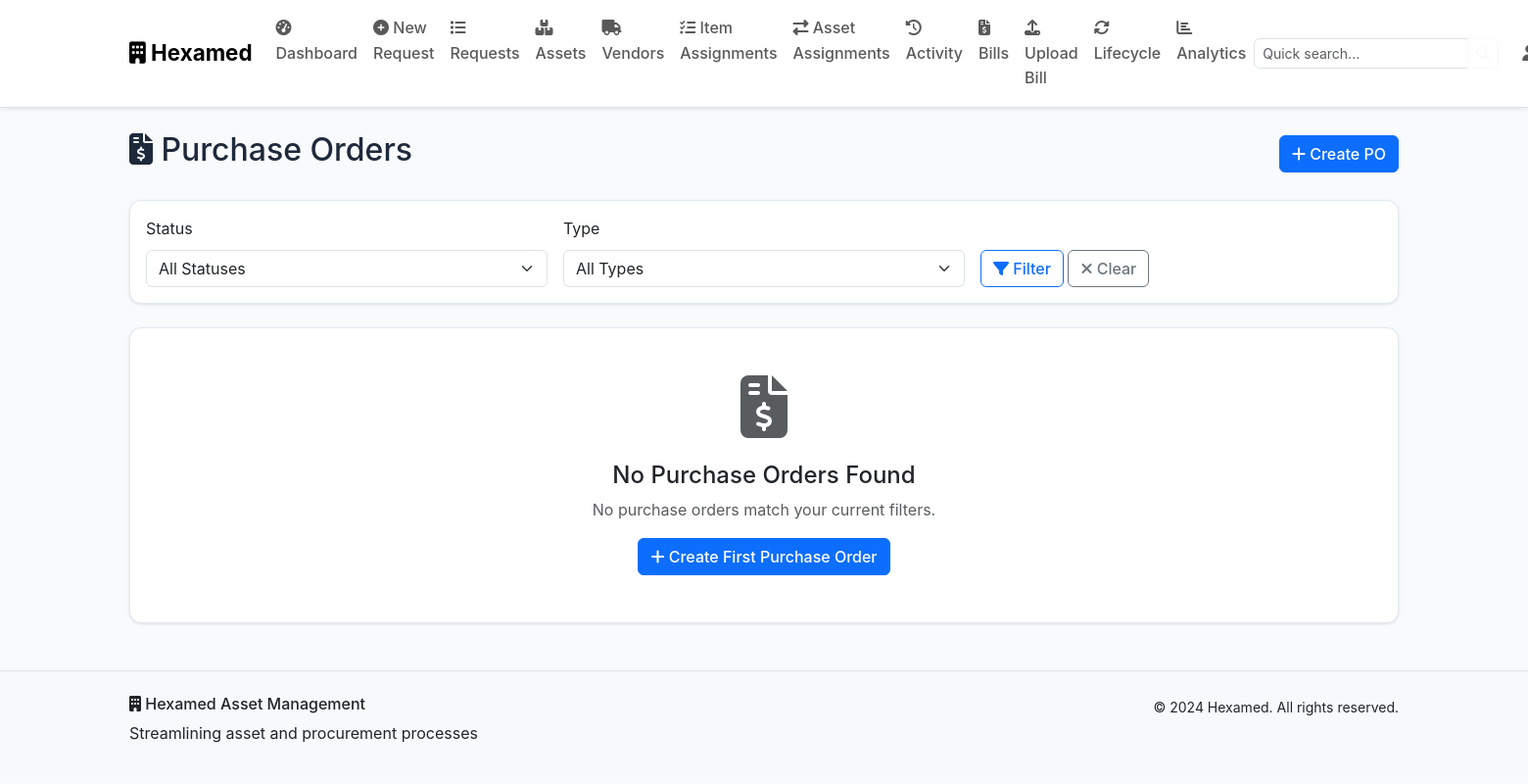
The app's page /purchase-orders (signed in), older data.
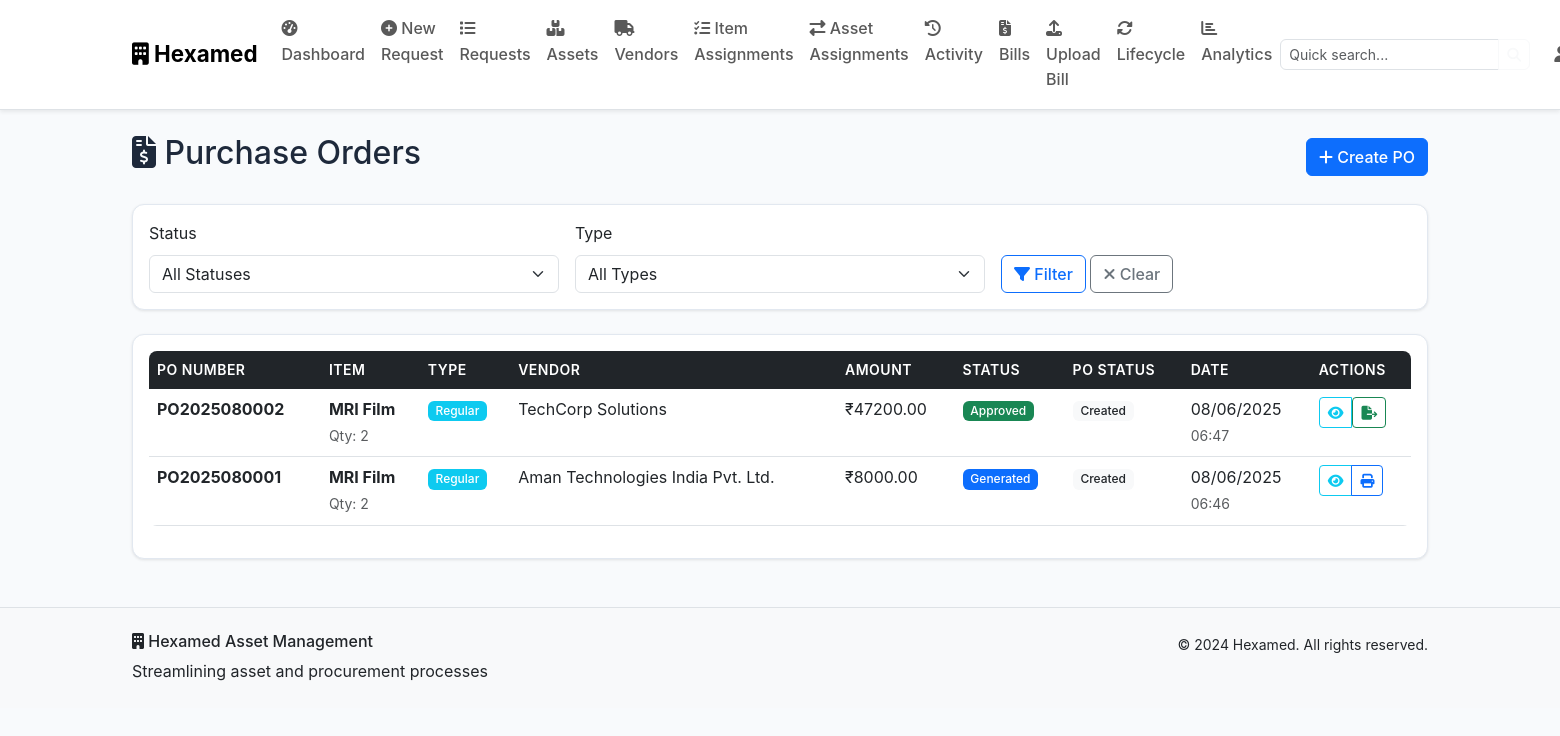
The same page, newer data.
### models.py (models this page shows, shortened)
class PurchaseOrder(db.Model):
    id = db.Column(db.Integer, primary_key=True)
    po_number = db.Column(db.String(100), unique=True, nullable=False)
    item_type = db.Column(db.String(20), nullable=False)  # Regular or Specific
    item_name = db.Column(db.String(200), nullable=False)
    item_description = db.Column(db.Text)
    quantity = db.Column(db.Integer, nullable=False)
    unit_price = db.Column(db.Float, nullable=False)
    total_amount = db.Column(db.Float, nullable=False)
    gst_percentage = db.Column(db.Float, default=18.0)
    gst_amount = db.Column(db.Float, nullable=False)
    grand_total = db.Column(db.Float, nullable=False)
    vendor_id = db.Column(db.Integer, db.ForeignKey('vendor.id'), nullable=False)
    vendor_name = db.Column(db.String(200), nullable=False)
    vendor_address = db.Column(db.Text)
    vendor_gst = db.Column(db.String(50))
    status = db.Column(db.String(50), default='Draft')  # Draft, MD Review Pending, Approved, Generated, Cancelled
    po_status = db.Column(db.String(50), default='Created')  # Created, Sent, Acknowledged, Delivered, Closed
    requires_md_approval = db.Column(db.Boolean, default=False)
    md_approved = db.Column(db.Boolean, default=False)
    md_comments = db.Column(db.Text)
    approved_by_md = db.Column(db.Integer, db.ForeignKey('user.id'))
    approved_at = db.Column(db.DateTime)
    payment_terms = db.Column(db.String(200), default='Net 30 days')
    delivery_terms = db.Column(db.String(200))
    warranty_terms = db.Column(db.Text)
    special_instructions = db.Column(db.Text)
    quotation_files = db.Column(db.Text)  # JSON array of file paths
    vendor_documents = db.Column(db.Text)  # JSON array of vendor document paths
    request_id = db.Column(db.Integer, db.ForeignKey('asset_request.id'))
    created_by = db.Column(db.Integer, db.ForeignKey('user.id'), nullable=False)
    updated_by = db.Column(db.Integer, db.ForeignKey('user.id'))
    created_at = db.Column(db.DateTime, default=datetime.utcnow)
    updated_at = db.Column(db.DateTime, default=datetime.utcnow, onupdate=datetime.utcnow)
    po_date = db.Column(db.Date, default=datetime.utcnow().date)
    expected_delivery_date = db.Column(db.Date)
    vendor = db.relationship('Vendor', backref='purchase_orders')
    request = db.relationship('AssetRequest', backref='purchase_orders')
    creator = db.relationship('User', foreign_keys=[created_by], backref='created_pos')
    updater = db.relationship('User', foreign_keys=[updated_by], backref='updated_pos')
    md_approver = db.relationship('User', foreign_keys=[approved_by_md], backref='approved_pos')

### routes.py (the view)
        def decorated_function(*args, **kwargs):
            if 'user_id' not in session:
                flash('Please log in to access this page.', 'warning')
                return redirect(url_for('login'))
            user = User.query.get(session['user_id'])
            if not user or user.role not in roles:
                flash('You do not have permission to access this page.', 'danger')
                return redirect(url_for('dashboard'))
            return f(*args, **kwargs)

### templates/purchase_orders.html (shortened to what this page needs)
{% extends "base.html" %}
{% block content %}
<div class="container my-4">
    <div class="row">
        <div class="col">
            <div class="d-flex justify-content-between align-items-center mb-4">
                <h2><i class="fas fa-file-invoice-dollar"></i> Purchase Orders</h2>
                <div>
                    {% if user.role == 'Accounts/SCM' %}
                    <a href="{{ url_for('create_purchase_order') }}" class="btn btn-primary">
                        <i class="fas fa-plus"></i> Create PO
                    </a>
                    {% endif %}
                </div>
            </div>
        </div>
    </div>
    <div class="card mb-4">
        <div class="card-body">
            <form method="GET" class="row g-3">
                <div class="col-md-4">
                    <label class="form-label">Status</label>
                    <select name="status" class="form-select">
                        <option value="">All Statuses</option>
                    </select>
                </div>
                <div class="col-md-4">
                    <label class="form-label">Type</label>
                    <select name="type" class="form-select">
                        <option value="">All Types</option>
                    </select>
                </div>
                <div class="col-md-4">
                    <label class="form-label">&nbsp;</label>
                    <div>
                        <button type="submit" class="btn btn-outline-primary">
                            <i class="fas fa-filter"></i> Filter
                        </button>
                        <a href="{{ url_for('view_purchase_orders') }}" class="btn btn-outline-secondary">
                            <i class="fas fa-times"></i> Clear
                        </a>
                    </div>
                </div>
            </form>
        </div>
    </div>
    {% if purchase_orders.items %}
    <div class="card">
        <div class="card-body">
            <div class="table-responsive">
                <table class="table table-hover">
                    <thead>
                        <tr>
                            <th>PO Number</th>
                            <th>Item</th>
                            <th>Type</th>
                            <th>Vendor</th>
                            <th>Amount</th>
                            <th>Status</th>
                            <th>PO Status</th>
                            <th>Date</th>
                            <th>Actions</th>
                        </tr>
                    </thead>
                    <tbody>
                        {% for po in purchase_orders.items %}
                        <tr>
                            <td><strong>{{ po.po_number }}</strong></td>
                            <td>
                                <div>
                                    <strong>{{ po.item_name }}</strong>
                                    <br><small class="text-muted">Qty: {{ po.quantity }}</small>
                                </div>
                            </td>
                            <td>
                                {% if po.item_type == 'Regular' %}
                                    <span class="badge bg-info">{{ po.item_type }}</span>
                                {% else %}
                                    <span class="badge bg-warning">{{ po.item_type }}</span>
                                {% endif %}
                            </td>
                            <td>{{ po.vendor_name }}</td>
                            <td>₹{{ "%.2f"|format(po.grand_total) }}</td>
                            <td>
                                {% if po.status == 'Draft' %}
                                    <span class="badge bg-secondary">{{ po.status }}</span>
                                {% elif po.status == 'MD Review Pending' %}
                                    <span class="badge bg-warning">MD Review Pending</span>
                                {% elif po.status == 'Approved' %}
                                    <span class="badge bg-success">{{ po.status }}</span>
                                {% elif po.status == 'Generated' %}
                                    <span class="badge bg-primary">{{ po.status }}</span>
                                {% elif po.status == 'MD Rejected' %}
                                    <span class="badge bg-danger">MD Rejected</span>
                                {% endif %}
                            </td>
                            <td>
                                <span class="badge bg-light text-dark">{{ po.po_status }}</span>
                            </td>
                            <td>
                                <div>
                                    {{ po.created_at.strftime('%m/%d/%Y') }}
                                    <br><small class="text-muted">{{ po.created_at.strftime('%H:%M') }}</small>
                                </div>
                            </td>
                            <td>
                                <div class="btn-group btn-group-sm">
                                    <a href="{{ url_for('view_purchase_order_detail', po_id=po.id) }}"
                                       class="btn btn-outline-info btn-sm">
                                        <i class="fas fa-eye"></i>
                                    </a>
                                    {% if user.role == 'Accounts/SCM' %}
                                        {% if po.status == 'MD Rejected' %}
                                        <a href="{{ url_for('update_po_vendor', po_id=po.id) }}"
                                           class="btn btn-outline-primary btn-sm" title="Update Vendor">
                                            <i class="fas fa-edit"></i>
                                        </a>
                                        {% elif po.status == 'Approved' %}
                                        <form method="POST" action="{{ url_for('generate_final_purchase_order', po_id=po.id) }}"
                                              style="display: inline;">
                                            <button type="submit" class="btn btn-outline-success btn-sm"
                                                    onclick="return confirm('Generate final purchase order?')"
                                                    title="Generate Final PO">
                                                <i class="fas fa-file-export"></i>
                                            </button>
                                        </form>
                                        {% elif po.status == 'Generated' %}
                                        <a href="{{ url_for('print_purchase_order', po_id=po.id) }}"
                                           class="btn btn-outline-primary btn-sm" title="Print PO" target="_blank">
                                            <i class="fas fa-print"></i>
                                        </a>
                                        {% endif %}
                                    {% endif %}
                                </div>
                            </td>
                        </tr>
                        {% endfor %}
                    </tbody>
                </table>
            </div>
        </div>
    </div>
    {% else %}
    <div class="card">
        <div class="card-body text-center py-5">
            <i class="fas fa-file-invoice-dollar fa-4x text-muted mb-4"></i>
            <h4>No Purchase Orders Found</h4>
            <p class="text-muted">No purchase orders match your current filters.</p>
            {% if user.role == 'Accounts/SCM' %}
            <a href="{{ url_for('create_purchase_order') }}" class="btn btn-primary">
                <i class="fas fa-plus"></i> Create First Purchase Order
            </a>
            {% endif %}
        </div>
    </div>
    {% endif %}
</div>
{% endblock %}

Row changes from the older to the newer data that the page shows:
added PurchaseOrder: po_number "PO2025080002", item_name "MRI Film", quantity "2", item_type "Regular", vendor_name "TechCorp Solutions", grand_total "47200.00", status "Approved", po_status "Created", created_at "08/06/2025", created_at "06:47"
added PurchaseOrder: po_number "PO2025080001", item_name "MRI Film", quantity "2", item_type "Regular", vendor_name "Aman Technologies India Pvt. Ltd.", grand_total "8000.00", status "Generated", po_status "Created", created_at "08/06/2025", created_at "06:46"
Text that changed along with them:
text no longer shown: "No Purchase Orders Found No purchase orders match your current filters. Create First Purchase Order"
text now shown: "PO NUMBER ITEM TYPE VENDOR AMOUNT STATUS PO STATUS DATE ACTIONS"
